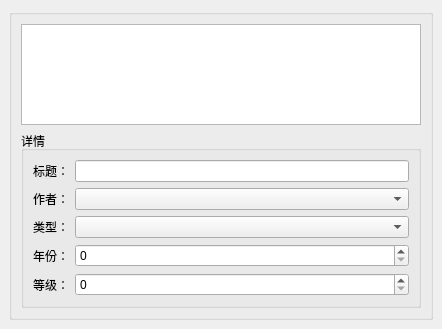
<?xml version="1.0" encoding="UTF-8"?>
<ui version="4.0">
 <class>BookWindow</class>
 <widget class="QMainWindow" name="BookWindow">
  <property name="geometry">
   <rect>
    <x>0</x>
    <y>0</y>
    <width>442</width>
    <height>329</height>
   </rect>
  </property>
  <property name="windowTitle">
   <string>数据库+模型视图</string>
  </property>
  <widget class="QWidget" name="centralWidget">
   <layout class="QGridLayout" name="gridLayout">
    <item row="0" column="0">
     <widget class="QGroupBox" name="groupBox">
      <property name="title">
       <string/>
      </property>
      <layout class="QVBoxLayout" name="verticalLayout_2">
       <item>
        <widget class="QTableView" name="bookTable"/>
       </item>
       <item>
        <widget class="QGroupBox" name="groupBox_2">
         <property name="title">
          <string>详情</string>
         </property>
         <layout class="QFormLayout" name="formLayout">
          <item row="0" column="0">
           <widget class="QLabel" name="label_5">
            <property name="text">
             <string>标题：</string>
            </property>
           </widget>
          </item>
          <item row="0" column="1">
           <widget class="QLineEdit" name="titleEdit"/>
          </item>
          <item row="2" column="0">
           <widget class="QLabel" name="label_2">
            <property name="text">
             <string>作者：</string>
            </property>
           </widget>
          </item>
          <item row="3" column="0">
           <widget class="QLabel" name="label_3">
            <property name="text">
             <string>类型：</string>
            </property>
           </widget>
          </item>
          <item row="4" column="0">
           <widget class="QLabel" name="label_4">
            <property name="text">
             <string>年份：</string>
            </property>
           </widget>
          </item>
          <item row="5" column="0">
           <widget class="QLabel" name="label">
            <property name="text">
             <string>等级：</string>
            </property>
           </widget>
          </item>
          <item row="2" column="1">
           <widget class="QComboBox" name="authorEdit"/>
          </item>
          <item row="3" column="1">
           <widget class="QComboBox" name="genreEdit"/>
          </item>
          <item row="4" column="1">
           <widget class="QSpinBox" name="yearEdit"/>
          </item>
          <item row="5" column="1">
           <widget class="QSpinBox" name="ratingEdit"/>
          </item>
         </layout>
        </widget>
       </item>
      </layout>
     </widget>
    </item>
   </layout>
  </widget>
 </widget>
 <resources/>
 <connections/>
</ui>
